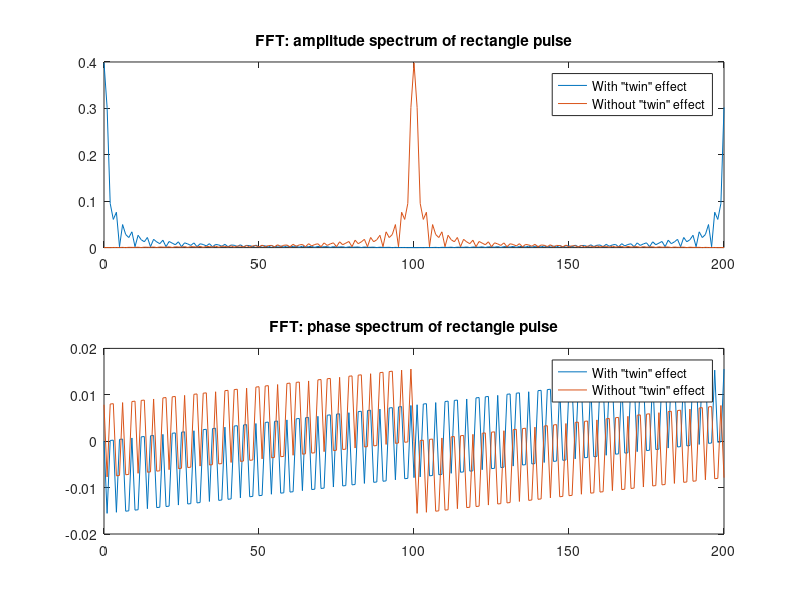
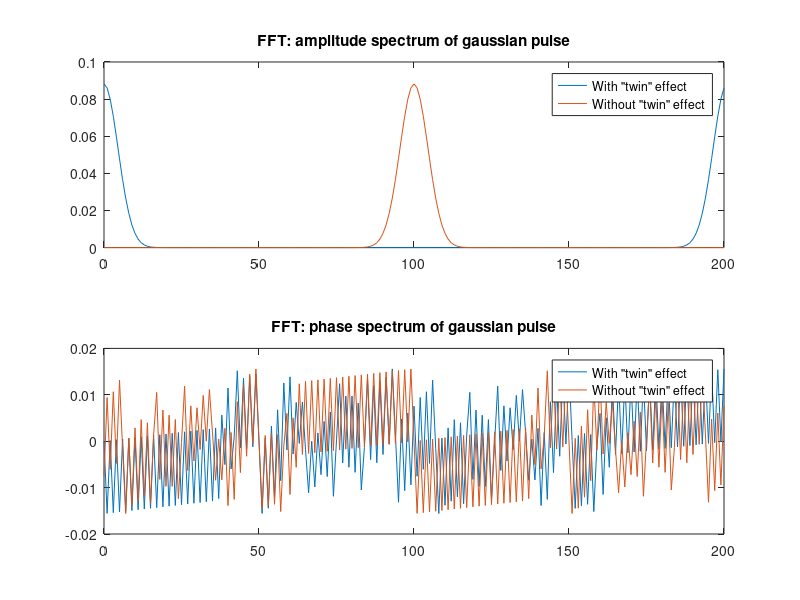
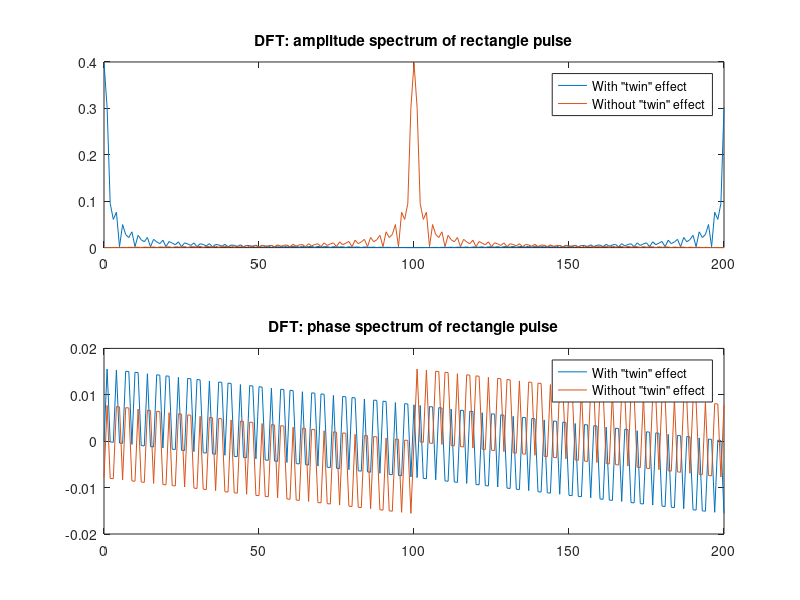
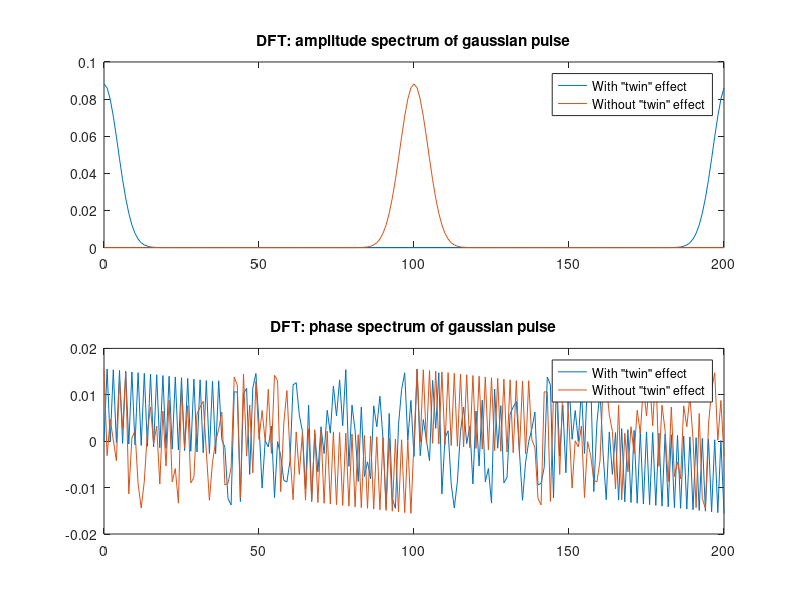

The MATLAB source for these figures, in order:
% Main function
function main()

% Input parameters
T = 2.0;
sigma = 0.5;

% Borders of calculation
delta = 5;
t = -delta:0.05:delta;

% Calculation of pulse functions
x1 = zeros(size(t));
x1(abs(t) - T < 0) = 1;
x1(abs(t) == T) = 0.5;
x2 = exp(-(t/sigma).^2);

% FFT of functions (with "twin" effect)
y_rec = fft(x1);
y_gauss = fft(x2);

% FFT of functions (without "twin" effect)
y_rec_without_twin = fftshift(y_rec);
y_gauss_without_twin = fftshift(y_gauss);

% DFT of functions (with "twin" effect)
z_rec = dft(x1);
z_gauss = dft(x2);

% DFT of functions (without "twin" effect)
z_rec_without_twin = fftshift(z_rec);
z_gauss_without_twin = fftshift(z_gauss);

%
% PLOTTING
%

xs = 0:length(t)-1;

figure (1);
subplot(2,1,1);
plot(xs, abs(y_rec)/length(xs),xs,abs(y_rec_without_twin)/length(xs));
title('FFT: amplitude spectrum of rectangle pulse');
legend('With "twin" effect','Without "twin" effect');
subplot(2,1,2);
plot(xs,angle(y_rec)/length(xs),xs,angle(y_rec_without_twin)/length(xs));
title('FFT: phase spectrum of rectangle pulse');
legend('With "twin" effect','Without "twin" effect');
print -dpng plot2_1.png;

figure (2);
subplot(2,1,1);
plot(xs,abs(y_gauss)/length(xs),xs,abs(y_gauss_without_twin)/length(xs));
title('FFT: amplitude spectrum of gaussian pulse');
legend('With "twin" effect','Without "twin" effect');
subplot(2,1,2);
plot(xs,angle(y_gauss)/length(xs),xs,angle(y_gauss_without_twin)/length(xs));
title('FFT: phase spectrum of gaussian pulse');
legend('With "twin" effect','Without "twin" effect');
print -dpng plot2_2.png;

figure (3);
subplot(2,1,1);
plot(xs,abs(z_rec)/length(xs),xs,abs(z_rec_without_twin)/length(xs));
title('DFT: amplitude spectrum of rectangle pulse');
legend('With "twin" effect','Without "twin" effect');
subplot(2,1,2);
plot(xs,angle(z_rec)/length(xs),xs,angle(z_rec_without_twin)/length(xs));
title('DFT: phase spectrum of rectangle pulse');
legend('With "twin" effect','Without "twin" effect');
print -dpng plot2_3.png;

figure (4);
subplot(2,1,1);
plot(xs,abs(z_gauss)/length(xs),xs,abs(z_gauss_without_twin)/length(xs));
title('DFT: amplitude spectrum of gaussian pulse');
legend('With "twin" effect','Without "twin" effect');
subplot(2,1,2);
plot(xs,angle(z_gauss)/length(xs),xs,angle(z_gauss_without_twin)/length(xs));
title('DFT: phase spectrum of gaussian pulse');
legend('With "twin" effect','Without "twin" effect');
print -dpng plot2_4.png;

end

% Discrete Fourier Transform function
function y = dft(x)
a = 0:length(x)-1;
b = -2 * pi * sqrt(-1) * a / length(x);
for i = 1:length(a)
a(i) = 0;
for j = 1:length(x)
a(i) = a(i) + x(j) * exp(b(i) * j);
end
end
y = a;
end